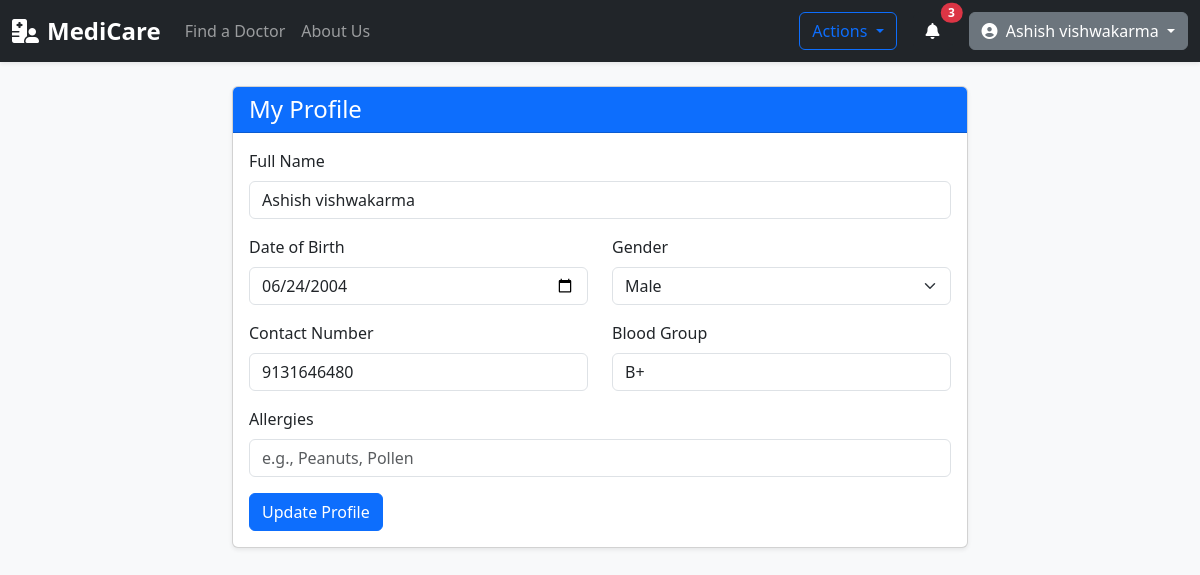
/patient/profile (signed in), run on an earlier commit of the app's database.
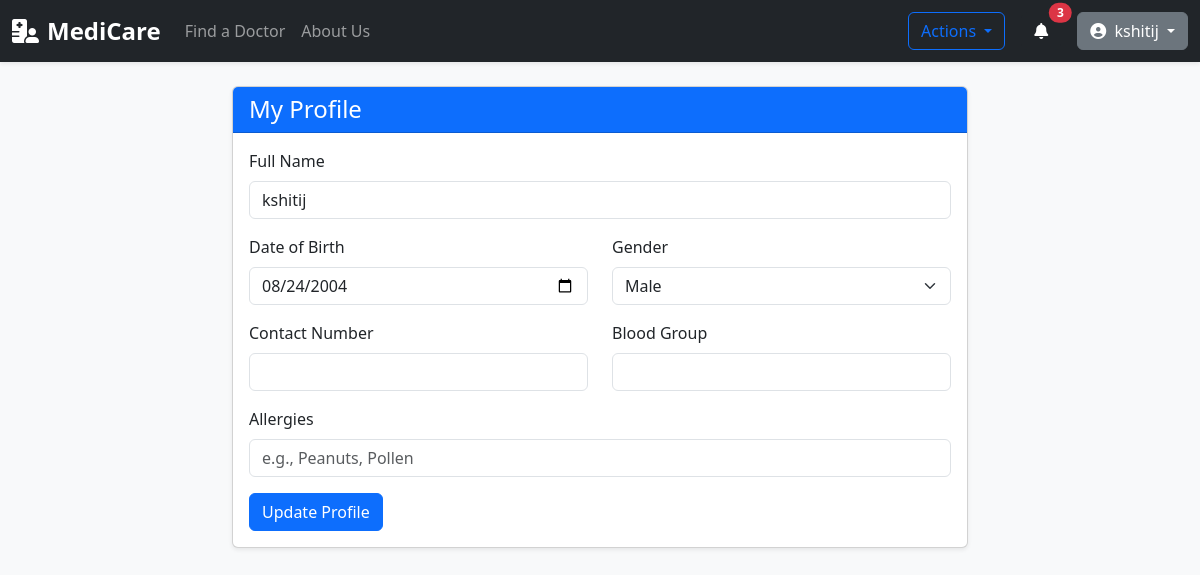
And on a later commit of the database.
### app/models.py (models this page shows)
class PatientProfile(db.Model):
    __tablename__ = 'patient_profile'
    id = db.Column(db.Integer, primary_key=True)
    user_id = db.Column(db.Integer, db.ForeignKey('user.id'), nullable=False, unique=True)
    full_name = db.Column(db.String(100), nullable=False)
    date_of_birth = db.Column(db.Date)
    gender = db.Column(db.String(10))
    contact_number = db.Column(db.String(20))
    blood_group = db.Column(db.String(5))
    allergies = db.Column(db.Text)
    documents = db.relationship('MedicalDocument', backref='patient', lazy=True)

### app/routes/patient_routes.py (the view, shortened to what this page needs)
@patient_bp.route('/profile', methods=['GET', 'POST'])
@login_required
def profile():
    if current_user.role != 'patient':
        return redirect(url_for('main.home'))
    profile = current_user.patient_profile
    form = UpdateProfileForm(obj=profile)
    return render_template('patient/profile.html', title='My Profile', form=form)

### app/forms.py
class UpdateProfileForm(FlaskForm):
    full_name = StringField('Full Name',
                            validators=[DataRequired(), Length(min=2, max=100)])
    date_of_birth = DateField('Date of Birth', format='%Y-%m-%d')
    gender = SelectField('Gender', choices=[('', 'Select...'), ('Male', 'Male'), ('Female', 'Female'), ('Other', 'Other')])
    contact_number = StringField('Contact Number', validators=[Length(max=20)])
    blood_group = StringField('Blood Group', validators=[Length(max=5)])
    allergies = StringField('Allergies')
    submit = SubmitField('Update Profile')

### app/models.py (called while the page is built)
@login_manager.user_loader
def load_user(user_id):
    return User.query.get(int(user_id))

### app/templates/patient/profile.html (shortened to what this page needs)
{% extends "layout.html" %}
{% block content %}
<div class="card shadow-sm">
    <div class="card-header bg-primary text-white">
        <h4 class="mb-0">My Profile</h4>
    </div>
    <div class="card-body">
        <form method="POST" action="">
            <div class="mb-3">
                {{ form.full_name.label(class="form-label") }}
                {% if form.full_name.errors %}
                    {{ form.full_name(class="form-control is-invalid") }}
                    <div class="invalid-feedback">
                        {% for error in form.full_name.errors %}
                            <span>{{ error }}</span>
                        {% endfor %}
                    </div>
                {% else %}
                    {{ form.full_name(class="form-control") }}
                {% endif %}
            </div>
            <div class="row">
                <div class="col-md-6 mb-3">
                    {{ form.date_of_birth.label(class="form-label") }}
                    {% if form.date_of_birth.errors %}
                        {{ form.date_of_birth(class="form-control is-invalid") }}
                        <div class="invalid-feedback">
                            {% for error in form.date_of_birth.errors %}
                                <span>{{ error }}</span>
                            {% endfor %}
                        </div>
                    {% else %}
                        {{ form.date_of_birth(class="form-control") }}
                    {% endif %}
                </div>
                <div class="col-md-6 mb-3">
                    {{ form.gender.label(class="form-label") }}
                    {{ form.gender(class="form-select") }}
                </div>
            </div>
            <div class="row">
                <div class="col-md-6 mb-3">
                    {{ form.contact_number.label(class="form-label") }}
                    {% if form.contact_number.errors %}
                        {{ form.contact_number(class="form-control is-invalid") }}
                        <div class="invalid-feedback">
                            {% for error in form.contact_number.errors %}
                                <span>{{ error }}</span>
                            {% endfor %}
                        </div>
                    {% else %}
                        {{ form.contact_number(class="form-control") }}
                    {% endif %}
                </div>
                <div class="col-md-6 mb-3">
                    {{ form.blood_group.label(class="form-label") }}
                    {{ form.blood_group(class="form-control") }}
                </div>
            </div>
            <div class="mb-3">
                {{ form.allergies.label(class="form-label") }}
                {{ form.allergies(class="form-control", placeholder="e.g., Peanuts, Pollen") }}
            </div>
            <div class="form-group">
                {{ form.submit(class="btn btn-primary") }}
            </div>
        </form>
    </div>
</div>
{% endblock content %}

### app/templates/layout.html (shortened to what this page needs)
<!DOCTYPE html>
<html lang="en">
<head>
    <link href="https://cdn.jsdelivr.net/npm/bootstrap@5.3.3/dist/css/bootstrap.min.css" rel="stylesheet">
    <link rel="stylesheet" href="https://cdnjs.cloudflare.com/ajax/libs/font-awesome/6.5.2/css/all.min.css">
</head>
<body class="bg-light">
    <nav class="navbar navbar-expand-lg navbar-dark bg-dark shadow-sm sticky-top">
        <div class="container-fluid">
            <a class="navbar-brand fw-bold fs-4" href="{{ url_for('main.home') }}">
                <i class="fas fa-hospital-user me-2"></i>MediCare
            </a>
            <div class="collapse navbar-collapse" id="navbarNavDropdown">
                <ul class="navbar-nav me-auto mb-2 mb-lg-0">
                    <li class="nav-item">
                        <a class="nav-link" href="#">Find a Doctor</a>
                    </li>
                    <li class="nav-item">
                        <a class="nav-link" href="#">About Us</a>
                    </li>
                </ul>
                <div class="d-flex align-items-center">
                    {% if current_user.is_authenticated %}
                    <div class="dropdown me-3">
                        <button class="btn btn-outline-primary dropdown-toggle" type="button" data-bs-toggle="dropdown">
                            Actions
                        </button>
                    </div>
                    <div class="dropdown me-3">
                        <button class="btn btn-dark position-relative" type="button" data-bs-toggle="dropdown">
                            <i class="fas fa-bell"></i>
                            <span
                                class="position-absolute top-0 start-100 translate-middle badge rounded-pill bg-danger">
                                3 <span class="visually-hidden">unread messages</span>
                            </span>
                        </button>
                    </div>
                    <div class="dropdown">
                        <button class="btn btn-secondary dropdown-toggle" type="button" id="profileDropdown"
                            data-bs-toggle="dropdown" aria-expanded="false">
                            <i class="fas fa-user-circle me-1"></i>
                            {% if current_user.role == 'patient' and current_user.patient_profile %}
                            {{ current_user.patient_profile.full_name }}
                            {% elif current_user.role == 'doctor' and current_user.doctor_profile %}
                            {{ current_user.doctor_profile.full_name }}
                            {% else %}
                            {{ current_user.email }}
                            {% endif %}
                        </button>
                    </div>
                    {% else %}
                    <a class="btn btn-outline-light me-2" href="{{ url_for('main.login') }}">Login</a>
                    <a class="btn btn-primary" href="{{ url_for('main.register') }}">Sign Up</a>
                    {% endif %}
                </div>
            </div>
        </div>
    </nav>
    <main class="container my-4">
        <div class="row">
            <div class="col-md-10 col-lg-8 mx-auto">
                {% block content %}{% endblock %}
            </div>
        </div>
    </main>
</body>
</html>

What changed in the data, as far as the page shows it:
changed PatientProfile "Male": patient_profile.full_name "Ashish vishwakarma" → "kshitij"; full_name "Ashish vishwakarma" → "kshitij"; date_of_birth "06/24/2004" → "08/24/2004"; contact_number "9131646480" → (not shown); blood_group "B+" → (not shown)
